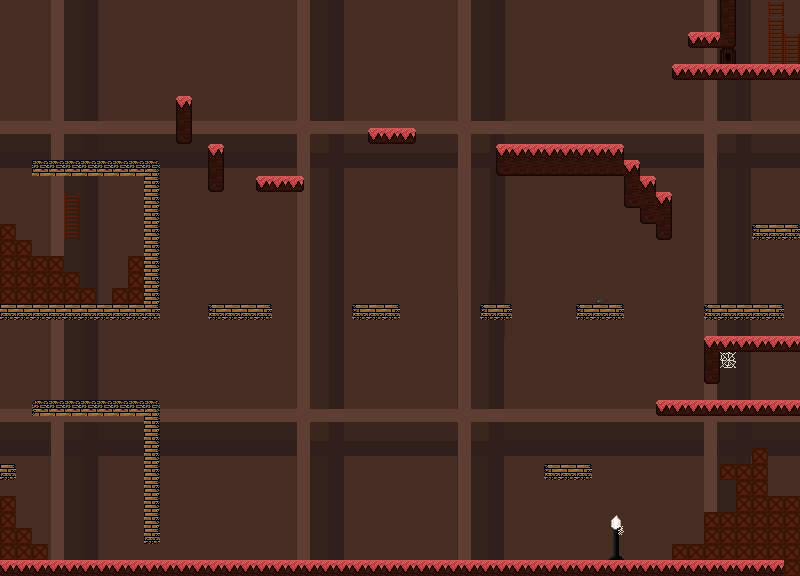

Tiled map render using the project's own tile images. Description and the map definition, with tile-layer contents summarised, below:
An orthogonal 50x36 tile map with 16x16 px tiles, 3 tile layers (Background, Scenery, Ground), 3 tilesets and 7 objects (3x Key, 2x Door, P1 Spawn, Ladder).

<map version="1.2" tiledversion="1.3.5" orientation="orthogonal" renderorder="right-down" width="50" height="36" tilewidth="16" tileheight="16" infinite="0" nextlayerid="6" nextobjectid="25">
 <editorsettings>
  <export target="tilemap04.json" format="json" />
 </editorsettings>
 <tileset firstgid="1" source="Tile_Sheet2.tsx" />
 <tileset firstgid="65" source="Back2.tsx" />
 <tileset firstgid="1865" source="Tile_Sheet1.tsx" />
 <layer id="1" name="Background" width="50" height="36">
  <data>[1800 cells, 1800 non-empty, 1800 distinct tile ids]</data>
 </layer>
 <layer id="4" name="Scenery" width="50" height="36">
  <data>[1800 cells, 91 non-empty, 5 distinct tile ids]</data>
 </layer>
 <layer id="3" name="Ground" width="50" height="36">
  <data>[1800 cells, 365 non-empty, 34 distinct tile ids]</data>
 </layer>
 <objectgroup id="5" name="Objects">
  <object id="1" name="P1 Spawn" x="280.616" y="559.227">
   <point />
  </object>
  <object id="15" name="Key" gid="14" x="97.3333" y="305.333" width="16" height="16">
   <properties>
    <property name="collides" type="bool" value="false" />
   </properties>
  </object>
  <object id="16" name="Door" gid="63" x="704" y="400.146" width="16" height="16" />
  <object id="20" name="Ladder" gid="64" x="768" y="63.8182" width="16" height="16" />
  <object id="21" name="Key" gid="14" x="768.25" y="400" width="16" height="16">
   <properties>
    <property name="collides" type="bool" value="false" />
   </properties>
  </object>
  <object id="23" name="Key" gid="14" x="752.167" y="399.75" width="16" height="16">
   <properties>
    <property name="collides" type="bool" value="false" />
   </properties>
  </object>
  <object id="24" name="Door" gid="63" x="688.083" y="63.9091" width="16" height="16" />
 </objectgroup>
</map>
